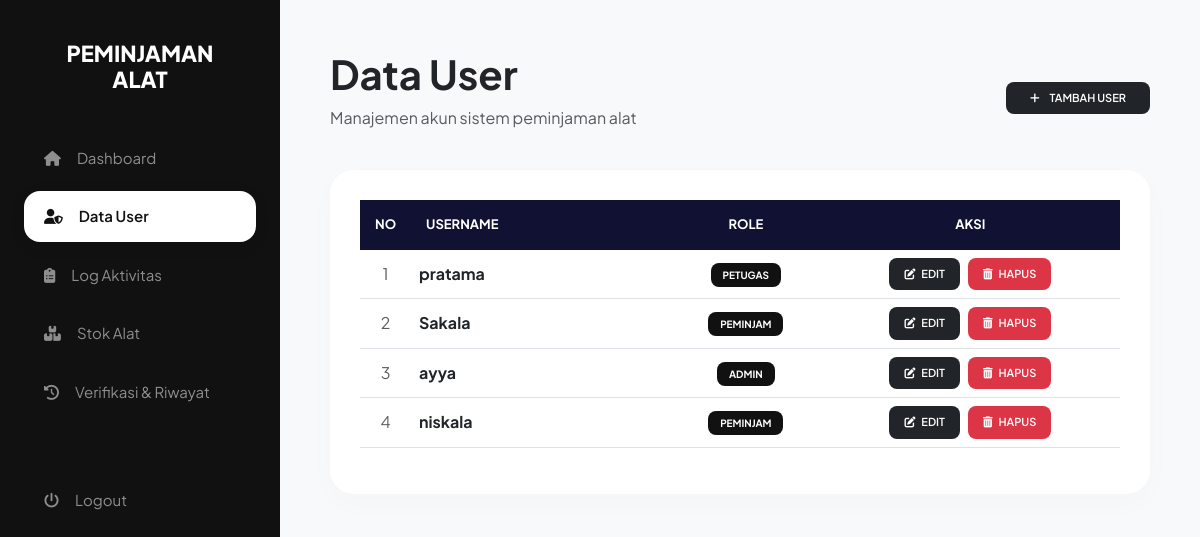
Page /views/admin/data_user.php (signed in) on the committed database.
### tables this page shows
CREATE TABLE `user` (
  `id` int(11) NOT NULL,
  `nama` varchar(100) DEFAULT NULL,
  `username` varchar(50) NOT NULL,
  `password` varchar(50) NOT NULL,
  `role` varchar(20) NOT NULL
);

### views/admin/data_user.php (the view, shortened to what this page needs)
<?php
include '../../model/m_koneksi.php';
?>
<!DOCTYPE html>
<html lang="en">
<head>
    <link href="https://cdn.jsdelivr.net/npm/bootstrap@5.3.0/dist/css/bootstrap.min.css" rel="stylesheet">
    <link rel="stylesheet" href="https://cdnjs.cloudflare.com/ajax/libs/font-awesome/6.5.1/css/all.min.css">
</head>
<body>
<div class="sidebar">
    <h2>PEMINJAMAN<br>ALAT</h2>
    <div class="nav flex-column">
        <a href="index.php" class="nav-link"><i class="fas fa-house me-3"></i> Dashboard</a>
        <a href="data_user.php" class="nav-link active"><i class="fas fa-user-shield me-3"></i> Data User</a>
        <a href="log_aktivitas.php" class="nav-link"><i class="fas fa-clipboard-list me-3"></i> Log Aktivitas</a>
        <a href="../alat/index.php" class="nav-link"><i class="fas fa-boxes-stacked me-3"></i> Stok Alat</a>
        <a href="../peminjaman/Datapeminjaman.php" class="nav-link"><i class="fas fa-history me-3"></i> Verifikasi & Riwayat</a>
        <a href="../auth/logout.php" class="nav-link text-danger" style="margin-top: 50px;" onclick="return confirm('Keluar?')">
            <i class="fas fa-power-off me-3"></i> Logout
        </a>
    </div>
</div>
<div class="main-content">
    <div class="d-flex justify-content-between align-items-center mb-4">
        <div>
            <h1 class="fw-bold">Data User</h1>
            <p class="text-muted">Manajemen akun sistem peminjaman alat</p>
        </div>
        <a href="form_user.php" class="btn btn-dark btn-action px-4 py-2 text-decoration-none">
            <i class="fas fa-plus me-2"></i> TAMBAH USER
        </a>
    </div>
    <div class="table-container text-nowrap">
        <table class="table table-hover align-middle">
            <thead>
                <tr>
                    <th class="text-center" width="5%">NO</th>
                    <th width="35%">USERNAME</th>
                    <th class="text-center" width="20%">ROLE</th>
                    <th class="text-center" width="40%">AKSI</th>
                </tr>
            </thead>
            <tbody>
                <?php
                $no = 1;
                $result = mysqli_query($conn, "SELECT * FROM user ORDER BY id DESC");
                while($d = mysqli_fetch_array($result)){
                ?>
                <tr>
                    <td class="text-center text-muted"><?= $no++; ?></td>
                    <td class="fw-bold"><?= htmlspecialchars($d['username']); ?></td>
                    <td class="text-center">
                        <span class="badge badge-role"><?= strtoupper($d['role']); ?></span>
                    </td>
                    <td class="text-center">
                        <div class="d-flex justify-content-center gap-2">
                            <a href="edit_user.php?id=<?= $d['id']; ?>" class="btn btn-dark btn-action">
                                <i class="fas fa-edit me-1"></i> EDIT
                            </a>
                            <a href="hapus_user.php?id=<?= $d['id']; ?>" class="btn btn-danger btn-action" onclick="return confirm('Hapus?')">
                                <i class="fas fa-trash-can me-1"></i> HAPUS
                            </a>
                        </div>
                    </td>
                </tr>
                <?php } ?>
            </tbody>
        </table>
    </div>
</div>
</body>
</html>

### views/admin/data_user.php (style rules this page uses)
body { font-family: 'Plus Jakarta Sans', sans-serif; background: #f8f9fa; display: flex; margin: 0; min-height: 100vh; }
.sidebar { width: 280px; background: #111; color: white; padding: 40px 24px; position: fixed; height: 100vh; z-index: 1000; box-sizing: border-box; }
.sidebar h2 { font-size: 22px; font-weight: 800; text-align: center; margin-bottom: 40px; text-transform: uppercase; line-height: 1.2; color: white; }
.nav-link { color: #8e8e8e !important; padding: 14px 20px; border-radius: 16px; margin-bottom: 8px; text-decoration: none !important; display: flex; align-items: center; transition: 0.3s; font-size: 15px; }
.nav-link.active { background: #fff !important; color: #111 !important; font-weight: 600; box-shadow: 0 4px 15px rgba(0,0,0,0.1); }
.main-content { margin-left: 280px; padding: 50px; width: calc(100% - 280px); box-sizing: border-box; }
.table-container { background: white; border-radius: 24px; padding: 30px; box-shadow: 0 10px 30px rgba(0,0,0,0.02); }
.table thead th { background: #113 !important; color: white; padding: 15px; border: none; font-size: 13px; text-transform: uppercase; }
.badge-role { border-radius: 8px; font-size: 10px; padding: 7px 12px; font-weight: 700; text-transform: uppercase; background: #111 !important; color: white; }
.btn-action { border-radius: 8px; font-size: 11px; font-weight: 600; padding: 8px 15px; transition: 0.3s; border: none; }

### rows in the picture
user: username "pratama", role "PETUGAS"
user: username "Sakala", role "PEMINJAM"
user: username "ayya", role "ADMIN"
user: username "niskala", role "PEMINJAM"
